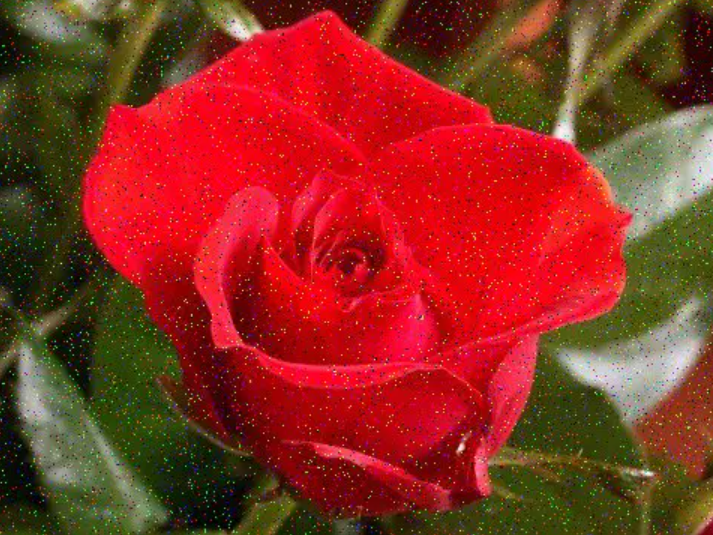
#> input picture Tugas 4/mawar.png, 713 x 535 px
$ python gaussianlowpassandidealhighpassfilter.py
#> lines starting #> are read from the running program, lines starting #| are printed output that depends on the picture
import cv2
import numpy as np
from matplotlib import pyplot as plt

# Load the image in grayscale
img = cv2.imread('mawar.png', 0)
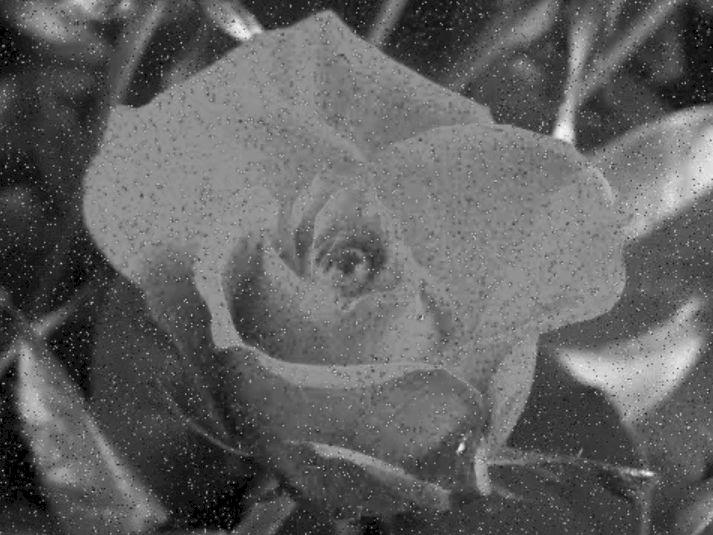
#> img: shape (535, 713); min 0, max 245, mean 97

# Compute the DFT
dft = cv2.dft(np.float32(img), flags=cv2.DFT_COMPLEX_OUTPUT)
dft_shift = np.fft.fftshift(dft)

# Create the Gaussian lowpass filter
rows, cols = img.shape
#> rows = 535; cols = 713
crow, ccol = rows//2, cols//2
#> crow = 267; ccol = 356
sigma = 30  # Standard deviation of the filter
gaussian_mask = np.zeros((rows, cols, 2), np.float32)
for i in range(rows):
    for j in range(cols):
        dist = np.sqrt((i-crow)**2 + (j-ccol)**2)
        gaussian_mask[i, j, 0] = np.exp(-dist**2 / (2*sigma**2))
        gaussian_mask[i, j, 1] = np.exp(-dist**2 / (2*sigma**2))

# Apply the Gaussian lowpass filter
dft_filtered = dft_shift * gaussian_mask

# Compute the inverse DFT
img_filtered = cv2.idft(np.fft.ifftshift(dft_filtered))
img_filtered = cv2.magnitude(img_filtered[:, :, 0], img_filtered[:, :, 1])
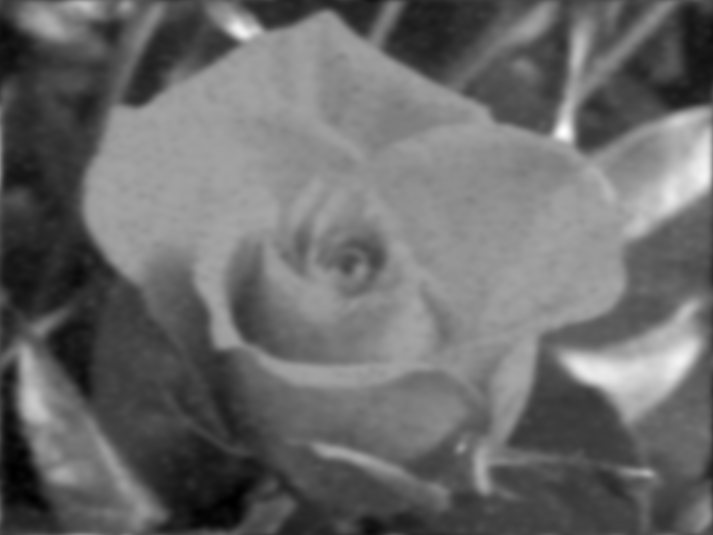
#> img_filtered: shape (535, 713) float32; min 1694687.2, max 86274352, mean 36994308; drawn with min black and max white

# Display the filtered image
plt.subplot(121), plt.imshow(img, cmap='gray')
plt.title('Input Image'), plt.xticks([]), plt.yticks([])
plt.subplot(122), plt.imshow(img_filtered, cmap='gray')
plt.title('Gaussian Lowpass Filtered Image'), plt.xticks([]), plt.yticks([])
plt.show()
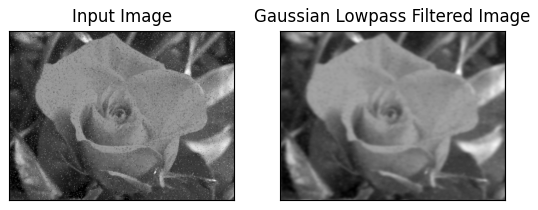
#> figure drawn by matplotlib, 2 panels

# Create the ideal highpass filter
r = 30  # Radius of the filter
mask = np.ones((rows, cols, 2), np.float32)
for i in range(rows):
    for j in range(cols):
        dist = np.sqrt((i-crow)**2 + (j-ccol)**2)
        if dist <= r:
            mask[i, j, 0] = 0
            mask[i, j, 1] = 0

# Apply the ideal highpass filter
dft_filtered = dft_shift * mask

# Compute the inverse DFT
img_filtered = cv2.idft(np.fft.ifftshift(dft_filtered))
img_filtered = cv2.magnitude(img_filtered[:, :, 0], img_filtered[:, :, 1])
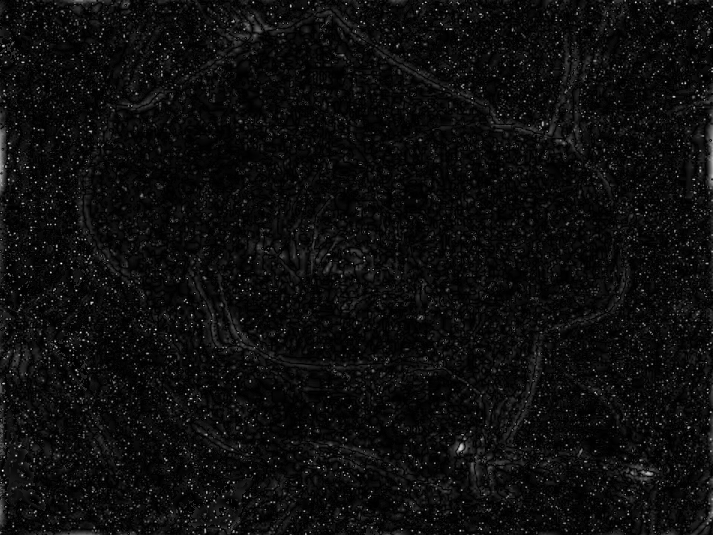
#> img_filtered: shape (535, 713) float32; min 44.38, max 55418600, mean 3053816; drawn with min black and max white

# Display the filtered image
plt.imshow(img_filtered, cmap='gray')
plt.title('Ideal Highpass Filtered Image'), plt.xticks([]), plt.yticks([])
plt.show()

$ run again, with Tugas 4/noise.jpg saved as Tugas 4/mawar.png
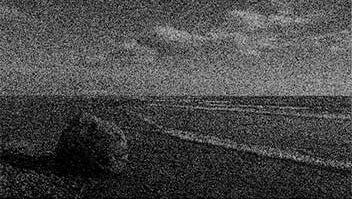
#> input picture Tugas 4/noise.jpg, 352 x 199 px
#> img is the input picture: shape (199, 352); min 0, max 221, mean 71.5
#> `img_filtered = cv2.magnitude(img_filtered[:, :, 0], img_filtered[:, :,..`:
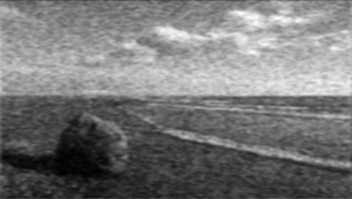
#> img_filtered: shape (199, 352) float32; min 109048.4, max 10555381, mean 5011081.5; drawn with min black and max white
#> `img_filtered = cv2.magnitude(img_filtered[:, :, 0], img_filtered[:, :,..`:
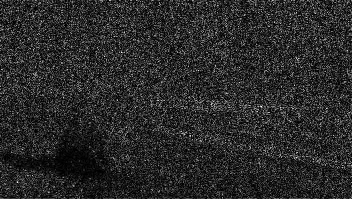
#> img_filtered: shape (199, 352) float32; min 37.1, max 8499780, mean 1414497.1; drawn with min black and max white
